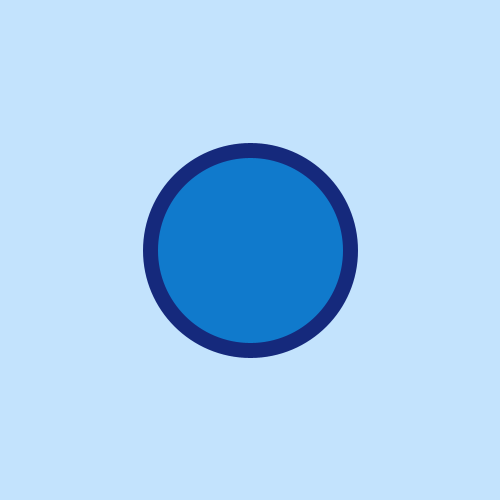
Frame 1 (no input)
Frame 60 (the mouse pressed at the canvas centre just before this capture): blank canvas, image omitted
Frame 120 (the mouse held since frame 60 and released just before this capture): blank canvas, image omitted

The Processing sketch that drew this single still picture (run headless with seeded random() and noise(); from frame 60 on, the mouse is pressed at the canvas centre):

// Processing sketch: RMM_atividade_5
// ── RMM_atividade_5.pde
int circulo = 200;
int velocidade = 5;
void setup ()
{
  size (500,500);
}

void draw ()
{
  background(#c3e3fd);
  stroke (#15297c);
  strokeWeight(15);
  fill(#107acc);
  ellipse(250,250,circulo,circulo);
  circulo = circulo - velocidade;
  if (circulo == 0) {
    velocidade = 0;
  }
}
